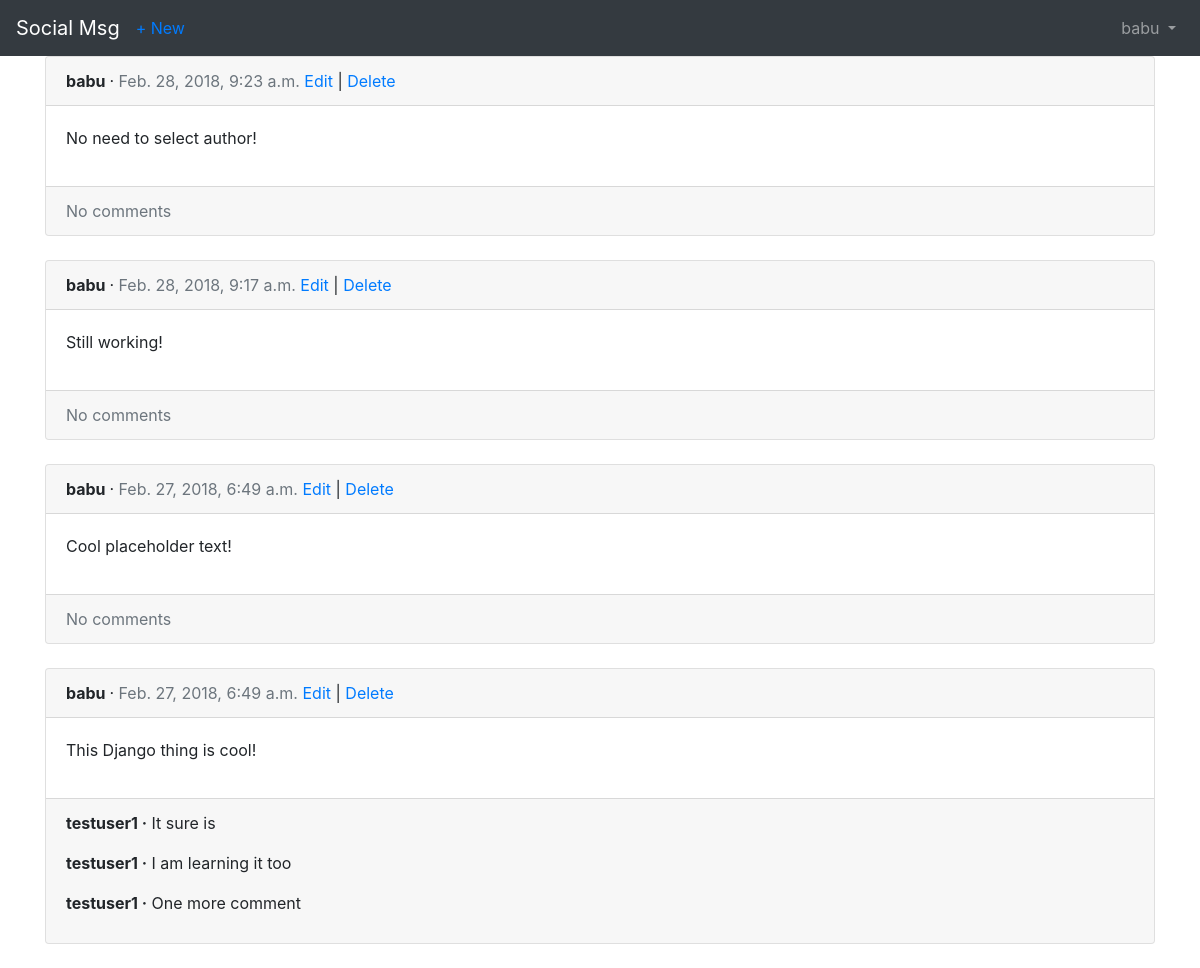
The app's page /posts/ (signed in) with its own data.
### users/models.py (models this page shows)
class CustomUser(AbstractUser):
    objects = CustomUserManager()

### posts/models.py (models this page shows, shortened)
class Post(models.Model):
    message = models.CharField(max_length=280)
    date = models.DateTimeField(auto_now_add=True)
    author = models.ForeignKey(
        settings.AUTH_USER_MODEL,
        on_delete=models.CASCADE,
    )

class Comment(models.Model):
    post = models.ForeignKey(Post, on_delete=models.CASCADE)
    comment = models.CharField(max_length=140)
    author = models.ForeignKey(
        settings.AUTH_USER_MODEL,
        on_delete=models.CASCADE,
    )
    def __str__(self):
        return self.comment

### posts/views.py (the view)
# urls.py: path('', views.PostListView.as_view(), name='post_list'),
class PostListView(ListView):
    model = models.Post
    template_name = 'post_list.html'
    def get_queryset(self):
        return models.Post.objects.order_by('-date')

### templates/post_list.html (shortened to what this page needs)
{% extends 'base.html' %}
{% block content %}
    {% for post in object_list %}
        <div class="card">
            <div class="card-header">
                <span class="font-weight-bold">
                    {{ post.author }}
                </span>
                &middot;
                <span class="text-muted">
                    {{ post.date }}
                </span>
                {% if user.is_authenticated %}
                    <a href="{% url 'post_edit' post.pk %}">Edit</a> | <a href="{% url 'post_delete' post.pk %}">Delete</a>
                {% endif %}
            </div>
            <div class="card-body">
                <p>{{ post.message }}</p>
            </div>
            <div class="card-footer">
                {% for comment in post.comment_set.all %}
                    <p>
                        <span class="font-weight-bold">{{ comment.author }} &middot;</span>
                        {{ comment }}
                    </p>
                {% empty %}
                    <span class="text-muted">No comments</span>
                {% endfor %}
            </div>
        </div>
        <br />
    {% endfor %}
{% endblock %}

### templates/base.html (shortened to what this page needs)
<!doctype html>
<html lang="en">
  <head>
    <link rel="stylesheet" href="https://maxcdn.bootstrapcdn.com/bootstrap/4.0.0/css/bootstrap.min.css">
  </head>
  <body>
    <nav class="navbar navbar-expand-sm navbar-dark bg-dark">
        <a class="navbar-brand" href="{% url 'home' %}">Social Msg</a>
        {% if user.is_authenticated %}
        <ul class="navbar-nav mr-auto">
            <li class="nav-item"><a href="{% url 'post_new' %}">+ New</a></li>
        </ul>
        {% endif %}
        <div class="collapse navbar-collapse" id="navbarContent">
            {% if user.is_authenticated %}
                <ul class="navbar-nav ml-auto">
                    <li class="nav-item">
                        <a class="nav-link dropdown-toggle" href="#" id="userMenu" data-toggle="dropdown" aria-haspopup="true" aria-expanded="false">
                            {{ user.username }}
                        </a>
                    </li>
                </ul>
            {% else %}
                <form class="form-inline ml-auto">
                    <a href="{% url 'login' %}" class="btn btn-outline-primary">Log in</a>
                    <a href="{% url 'signup' %}" class="btn btn-outline-primary ml-2">Sign up</a>
                </form>
            {% endif %}
        </div>
    </nav>
    <div class="container">
        {% block content %}
        {% endblock %}
    </div>
  </body>
</html>

### records on screen
CustomUser: username "babu"
Post: author "babu", date "Feb. 28, 2018, 9:23 a.m.", message "No need to select author!"
Post: author "babu", date "Feb. 28, 2018, 9:17 a.m.", message "Still working!"
Post: author "babu", date "Feb. 27, 2018, 6:49 a.m.", message "Cool placeholder text!"
Post: author "babu", date "Feb. 27, 2018, 6:49 a.m.", message "This Django thing is cool!"
Comment: author "testuser1", comment "It sure is"
Comment: author "testuser1", comment "I am learning it too"
Comment: author "testuser1", comment "One more comment"
